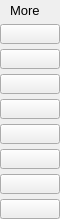
    <widget class="PyDMFrame" name="composite_11">
      <property name="geometry">
        <rect>
          <x>1006</x>
          <y>60</y>
          <width>60</width>
          <height>219</height>
        </rect>
      </property>
      <widget class="QLabel" name="text_21">
        <property name="geometry">
          <rect>
            <x>10</x>
            <y>0</y>
            <width>40</width>
            <height>20</height>
          </rect>
        </property>
        <property name="text">
          <string>More</string>
        </property>
        <property name="font" stdset="0">
          <font>
            <pointsize>10</pointsize>
          </font>
        </property>
        <property name="brush" stdset="0">
          <brush brushstyle="SolidPattern">
            <color alpha="255">
              <red>0</red>
              <green>0</green>
              <blue>0</blue>
            </color>
          </brush>
        </property>
        <property name="toolTip">
          <string>text_21</string>
        </property>
        <property name="alignment">
          <set>Qt::AlignLeading|Qt::AlignLeft|Qt::AlignVCenter</set>
        </property>
        <property name="styleSheet">
          <string notr="true">QLabel#text_21 {
  color: rgb(0, 0, 0);
  }</string>
        </property>
      </widget>
      <widget class="PyDMRelatedDisplayButton" name="related_display">
        <property name="geometry">
          <rect>
            <x>0</x>
            <y>24</y>
            <width>60</width>
            <height>20</height>
          </rect>
        </property>
        <property name="showIcon" stdset="0">
          <bool>true</bool>
        </property>
        <property name="font" stdset="0">
          <font>
            <pointsize>10</pointsize>
          </font>
        </property>
        <property name="styleSheet">
          <string notr="true">PyDMRelatedDisplayButton#related_display {
  color: rgb(42, 99, 228);
  background-color: rgb(187, 187, 187);
  }</string>
        </property>
        <property name="titles" stdset="0">
          <stringlist>
            <string>ROIStat full</string>
          </stringlist>
        </property>
        <property name="filenames" stdset="0">
          <stringlist>
            <string>ROIStatN_V22.ui</string>
          </stringlist>
        </property>
        <property name="macros" stdset="0">
          <stringlist>
            <string>P=${P},R=${ROI1}</string>
          </stringlist>
        </property>
        <property name="openInNewWindow" stdset="0">
          <bool>true</bool>
        </property>
      </widget>
      <widget class="PyDMRelatedDisplayButton" name="related_display_1">
        <property name="geometry">
          <rect>
            <x>0</x>
            <y>49</y>
            <width>60</width>
            <height>20</height>
          </rect>
        </property>
        <property name="showIcon" stdset="0">
          <bool>true</bool>
        </property>
        <property name="font" stdset="0">
          <font>
            <pointsize>10</pointsize>
          </font>
        </property>
        <property name="styleSheet">
          <string notr="true">PyDMRelatedDisplayButton#related_display_1 {
  color: rgb(42, 99, 228);
  background-color: rgb(187, 187, 187);
  }</string>
        </property>
        <property name="titles" stdset="0">
          <stringlist>
            <string>ROIStat full</string>
          </stringlist>
        </property>
        <property name="filenames" stdset="0">
          <stringlist>
            <string>ROIStatN_V22.ui</string>
          </stringlist>
        </property>
        <property name="macros" stdset="0">
          <stringlist>
            <string>P=${P},R=${ROI2}</string>
          </stringlist>
        </property>
        <property name="openInNewWindow" stdset="0">
          <bool>true</bool>
        </property>
      </widget>
      <widget class="PyDMRelatedDisplayButton" name="related_display_2">
        <property name="geometry">
          <rect>
            <x>0</x>
            <y>74</y>
            <width>60</width>
            <height>20</height>
          </rect>
        </property>
        <property name="showIcon" stdset="0">
          <bool>true</bool>
        </property>
        <property name="font" stdset="0">
          <font>
            <pointsize>10</pointsize>
          </font>
        </property>
        <property name="styleSheet">
          <string notr="true">PyDMRelatedDisplayButton#related_display_2 {
  color: rgb(42, 99, 228);
  background-color: rgb(187, 187, 187);
  }</string>
        </property>
        <property name="titles" stdset="0">
          <stringlist>
            <string>ROIStat full</string>
          </stringlist>
        </property>
        <property name="filenames" stdset="0">
          <stringlist>
            <string>ROIStatN_V22.ui</string>
          </stringlist>
        </property>
        <property name="macros" stdset="0">
          <stringlist>
            <string>P=${P},R=${ROI3}</string>
          </stringlist>
        </property>
        <property name="openInNewWindow" stdset="0">
          <bool>true</bool>
        </property>
      </widget>
      <widget class="PyDMRelatedDisplayButton" name="related_display_3">
        <property name="geometry">
          <rect>
            <x>0</x>
            <y>99</y>
            <width>60</width>
            <height>20</height>
          </rect>
        </property>
        <property name="showIcon" stdset="0">
          <bool>true</bool>
        </property>
        <property name="font" stdset="0">
          <font>
            <pointsize>10</pointsize>
          </font>
        </property>
        <property name="styleSheet">
          <string notr="true">PyDMRelatedDisplayButton#related_display_3 {
  color: rgb(42, 99, 228);
  background-color: rgb(187, 187, 187);
  }</string>
        </property>
        <property name="titles" stdset="0">
          <stringlist>
            <string>ROIStat full</string>
          </stringlist>
        </property>
        <property name="filenames" stdset="0">
          <stringlist>
            <string>ROIStatN_V22.ui</string>
          </stringlist>
        </property>
        <property name="macros" stdset="0">
          <stringlist>
            <string>P=${P},R=${ROI4}</string>
          </stringlist>
        </property>
        <property name="openInNewWindow" stdset="0">
          <bool>true</bool>
        </property>
      </widget>
      <widget class="PyDMRelatedDisplayButton" name="related_display_4">
        <property name="geometry">
          <rect>
            <x>0</x>
            <y>124</y>
            <width>60</width>
            <height>20</height>
          </rect>
        </property>
        <property name="showIcon" stdset="0">
          <bool>true</bool>
        </property>
        <property name="font" stdset="0">
          <font>
            <pointsize>10</pointsize>
          </font>
        </property>
        <property name="styleSheet">
          <string notr="true">PyDMRelatedDisplayButton#related_display_4 {
  color: rgb(42, 99, 228);
  background-color: rgb(187, 187, 187);
  }</string>
        </property>
        <property name="titles" stdset="0">
          <stringlist>
            <string>ROIStat full</string>
          </stringlist>
        </property>
        <property name="filenames" stdset="0">
          <stringlist>
            <string>ROIStatN_V22.ui</string>
          </stringlist>
        </property>
        <property name="macros" stdset="0">
          <stringlist>
            <string>P=${P},R=${ROI5}</string>
          </stringlist>
        </property>
        <property name="openInNewWindow" stdset="0">
          <bool>true</bool>
        </property>
      </widget>
      <widget class="PyDMRelatedDisplayButton" name="related_display_5">
        <property name="geometry">
          <rect>
            <x>0</x>
            <y>149</y>
            <width>60</width>
            <height>20</height>
          </rect>
        </property>
        <property name="showIcon" stdset="0">
          <bool>true</bool>
        </property>
        <property name="font" stdset="0">
          <font>
            <pointsize>10</pointsize>
          </font>
        </property>
        <property name="styleSheet">
          <string notr="true">PyDMRelatedDisplayButton#related_display_5 {
  color: rgb(42, 99, 228);
  background-color: rgb(187, 187, 187);
  }</string>
        </property>
        <property name="titles" stdset="0">
          <stringlist>
            <string>ROIStat full</string>
          </stringlist>
        </property>
        <property name="filenames" stdset="0">
          <stringlist>
            <string>ROIStatN_V22.ui</string>
          </stringlist>
        </property>
        <property name="macros" stdset="0">
          <stringlist>
            <string>P=${P},R=${ROI6}</string>
          </stringlist>
        </property>
        <property name="openInNewWindow" stdset="0">
          <bool>true</bool>
        </property>
      </widget>
      <widget class="PyDMRelatedDisplayButton" name="related_display_6">
        <property name="geometry">
          <rect>
            <x>0</x>
            <y>174</y>
            <width>60</width>
            <height>20</height>
          </rect>
        </property>
        <property name="showIcon" stdset="0">
          <bool>true</bool>
        </property>
        <property name="font" stdset="0">
          <font>
            <pointsize>10</pointsize>
          </font>
        </property>
        <property name="styleSheet">
          <string notr="true">PyDMRelatedDisplayButton#related_display_6 {
  color: rgb(42, 99, 228);
  background-color: rgb(187, 187, 187);
  }</string>
        </property>
        <property name="titles" stdset="0">
          <stringlist>
            <string>ROIStat full</string>
          </stringlist>
        </property>
        <property name="filenames" stdset="0">
          <stringlist>
            <string>ROIStatN_V22.ui</string>
          </stringlist>
        </property>
        <property name="macros" stdset="0">
          <stringlist>
            <string>P=${P},R=${ROI7}</string>
          </stringlist>
        </property>
        <property name="openInNewWindow" stdset="0">
          <bool>true</bool>
        </property>
      </widget>
      <widget class="PyDMRelatedDisplayButton" name="related_display_7">
        <property name="geometry">
          <rect>
            <x>0</x>
            <y>199</y>
            <width>60</width>
            <height>20</height>
          </rect>
        </property>
        <property name="showIcon" stdset="0">
          <bool>true</bool>
        </property>
        <property name="font" stdset="0">
          <font>
            <pointsize>10</pointsize>
          </font>
        </property>
        <property name="styleSheet">
          <string notr="true">PyDMRelatedDisplayButton#related_display_7 {
  color: rgb(42, 99, 228);
  background-color: rgb(187, 187, 187);
  }</string>
        </property>
        <property name="titles" stdset="0">
          <stringlist>
            <string>ROIStat full</string>
          </stringlist>
        </property>
        <property name="filenames" stdset="0">
          <stringlist>
            <string>ROIStatN_V22.ui</string>
          </stringlist>
        </property>
        <property name="macros" stdset="0">
          <stringlist>
            <string>P=${P},R=${ROI8}</string>
          </stringlist>
        </property>
        <property name="openInNewWindow" stdset="0">
          <bool>true</bool>
        </property>
      </widget>
    </widget>
